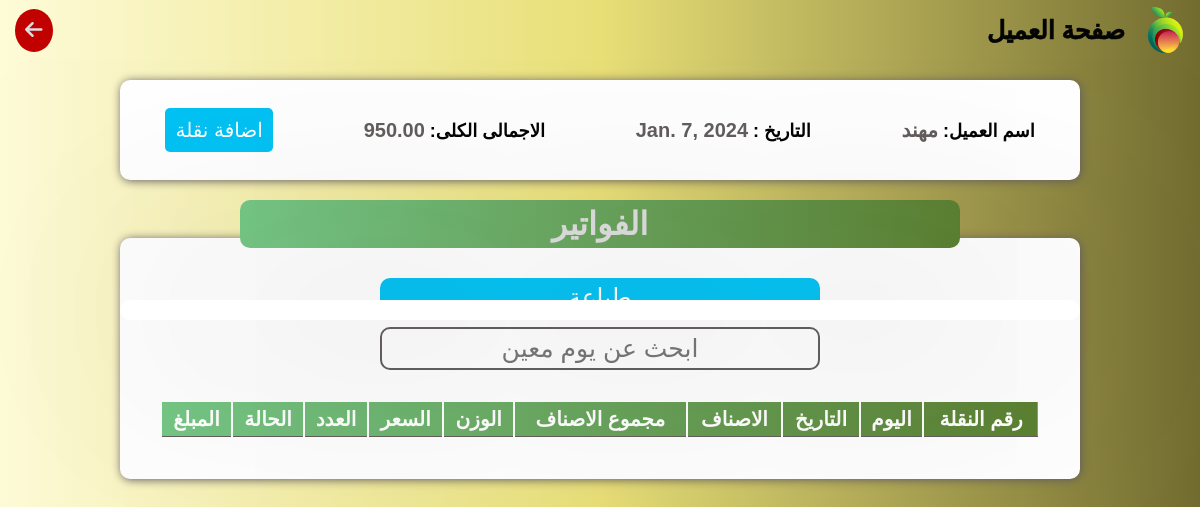
The page /supplierpage/3 on the database as committed earlier.
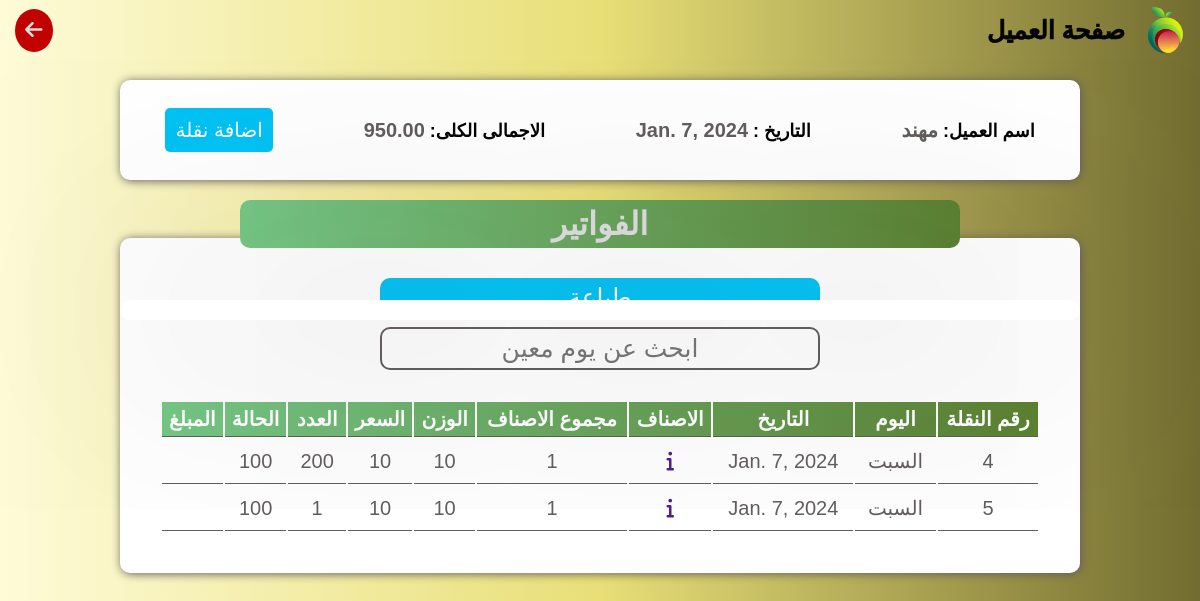
The same page on the database as committed later.
### user/models.py (models this page shows, shortened)
class Container(models.Model):
    supplier = models.ForeignKey(Supplier, on_delete=models.SET_NULL, null=True)
    date = models.DateField()
    type = models.CharField(max_length=30, default='عمولة')
    con_weight = models.PositiveIntegerField(default=0)
    num_sold_items = models.PositiveIntegerField(null=True)
    num_not_sold_items = models.PositiveIntegerField(null=True)
    @property
    def main_total_count(self):
        return self.containeritem_set.aggregate(total_count=Sum('count'))['total_count'] or 0
    @property
    def num_of_items(self):
        return self.containeritem_set.count()

### user/views.py (the view)
# urls.py: path('supplierpage/<int:id>',views.supplier_page, name='supplierpage' ),
def supplier_page(request, id):
    sup = get_object_or_404(Supplier, id=id)
    containers = sup.container_set.all()
    context = {'sup': sup, 'containers': containers}
    return render(request, 'supplierpage2.html', context)

### user/models.py (called while the page is built)
    @property
    def total(self):
        return self.his_money - self.on_him_money

### templates/supplierpage2.html (shortened to what this page needs)
{% load static %}
<!DOCTYPE html>
<html lang="en">
    <head>
        <link rel="stylesheet" href="https://cdnjs.cloudflare.com/ajax/libs/font-awesome/6.5.1/css/all.min.css" />
        <link rel="stylesheet" href="{% static "css/main.css" %}">
    </head>
    <body>
    <div class="window" style="display: flex;">
    </div>
    <header>
        <div class="main">
            <img src="{% static "images/logo.png" %}" alt="">
            <h1>صفحة العميل</h1>
        </div>
        <a href="#" onclick="goBack()"><i class="fa-solid fa-arrow-left"></i></a>
    </header>
    <div class="detailscon">
        <h2> اسم العميل: <span>{{sup.name}}</span></h2>
        <h2>التاريخ : <span>{{sup.date}}</span></h2>
        <h2>الاجمالى الكلى: <span>{{sup.total}}</span></h2>
        <a href="{% url "addcontainer" %}" id="sellcar" class="sellingbtn" style="background-color: #00C2F4; text-decoration:none;">اضافة نقلة</a >
    </div>
    <div class="todayscar">
        <div class="title">
            <h1>الفواتير</h1>
        </div>
        <div class="table">
            <button class="print" id="print">طباعة</button>
            <input id="searchbar" type="text" placeholder="ابحث عن يوم معين">
            <table>
                <thead>
                    <tr>
                        <th>رقم النقلة</th>
                        <th>اليوم</th>
                        <th>التاريخ</th>
                        <th>الاصناف</th>
                        <th>مجموع الاصناف</th>
                        <th>الوزن</th>
                        <th>السعر</th>
                        <th>العدد</th>
                        <th>الحالة</th>
                        <th>المبلغ</th>
                    </tr>
                </thead>
                <tbody id="tablebody">
                    {% for container in containers %}
                    <tr>
                        <td>{{container.id}}</td>
                        <td>السبت</td>
                        <td>{{container.date}}</td>
                        <td><a href=""><i class="fa-solid fa-info"></i></a></td>
                        <td>{{container.num_of_items}}</td>
                        <td>10</td>
                        <td>10</td>
                        <td>{{container.main_total_count}}</td>
                        <td>100</td>
                        <td></td>
                    </tr>
                    {% endfor %}
                </tbody>
            </table>
        </div>
    </div>
</body>
</html>

Rows that differ between the two databases and show on the page:
added Container: id "4", date "Jan. 7, 2024", num_of_items "1", main_total_count "200"
added Container: id "5", date "Jan. 7, 2024", num_of_items "1", main_total_count "1"
